Frame 1 (no input): blank canvas, image omitted
Frame 60 (the mouse pressed at the canvas centre just before this capture): blank canvas, image omitted
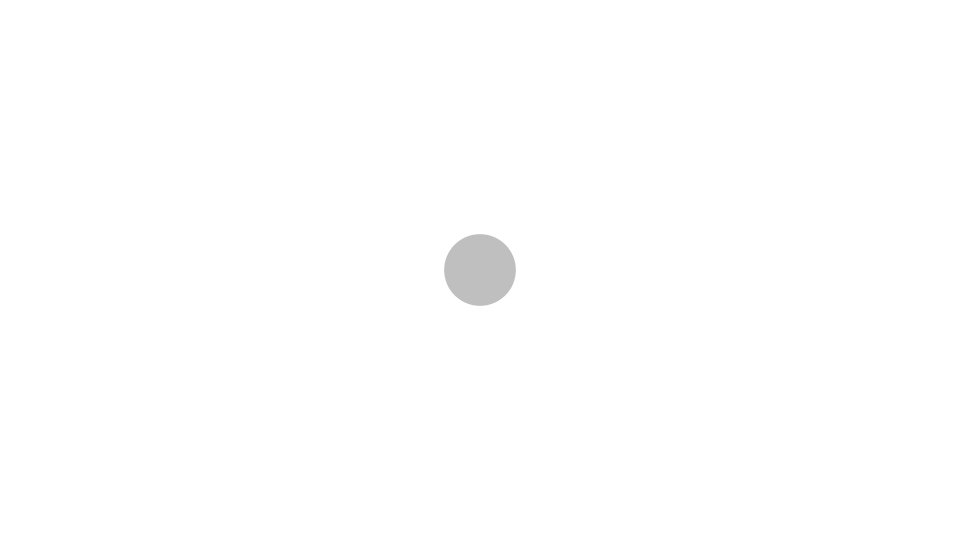
Frame 120 (the mouse held since frame 60 and released just before this capture)

The Processing sketch whose frames 1 and 60 were blank and that drew this single picture after the mouse press (run headless with seeded random() and noise(); from frame 60 on, the mouse is pressed at the canvas centre):

// Processing sketch: Gravity
// ── Gravity.pde
ArrayList<Body> bodies;
float G = 15;

void setup() {
  size(960, 540);
  //fullScreen();
  bodies = new ArrayList<Body>();
}

void draw() {
  background(255);
  for (Body b1 : bodies) {
    for (Body b2 : bodies) {
      if (b1 != b2) {
        PVector f = b1.attractBody(b2);
        b1.applyForce(f);
      }
    }
  }
  for (Body b : bodies) {
    b.update();
    b.show();
  }
}

void mousePressed() {
  Body temp = new Body(mouseX, mouseY);
  bodies.add(temp);
}

// ── Body.pde
class Body {
  float mass;
  float radius;
  PVector position;
  PVector velocity;
  PVector accelaration;

  Body(float x, float y) {
    mass = random(8, 32);
    radius = map(mass, 8, 32, 10, 50);
    position = new PVector(x, y);
    velocity = new PVector(0, 0);
    accelaration = new PVector(0, 0);
  }

  void applyForce(PVector f) {
    PVector force = f.copy();
    force.div(mass);
    accelaration.add(force);
  }

  void update() {
    velocity.add(accelaration);
    position.add(velocity);
    accelaration = new PVector(0, 0);
  }

  PVector attractBody(Body b) {
    PVector position1 = position.copy();
    PVector position2 = b.position.copy();
    PVector force = position2.sub(position1);
    float distance = force.mag();
    if (distance < (radius + b.radius)) {
      distance = radius + b.radius;
    }
    float magnitude = (G*mass*b.mass)/(distance*distance);
    force.setMag(magnitude);
    return force;
  }

  void show() {
    noStroke();
    fill(128, 128);
    circle(position.x, position.y, 2*radius);
  }
}
